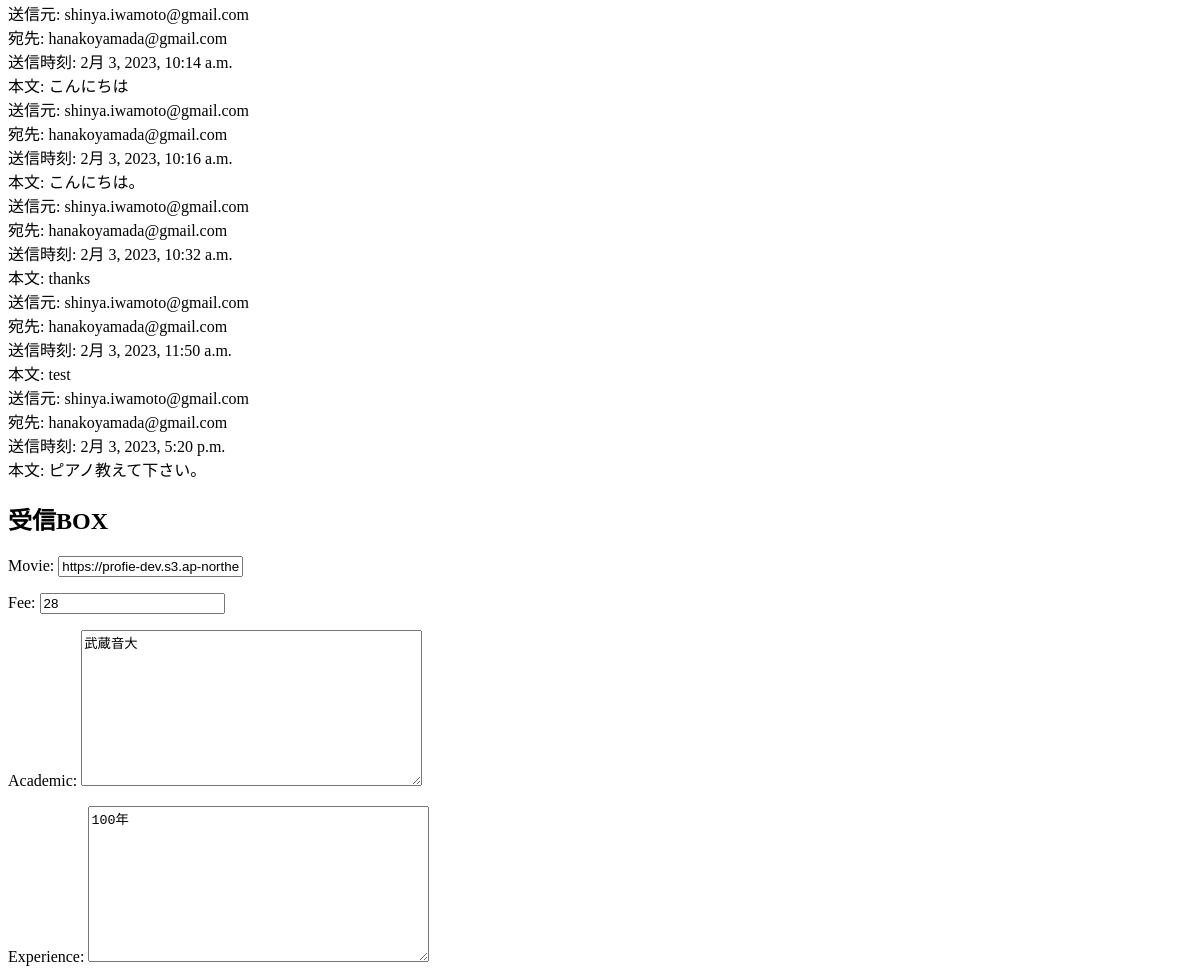
Page /music/6/detail/ (signed in, middle part) on the earlier database version.
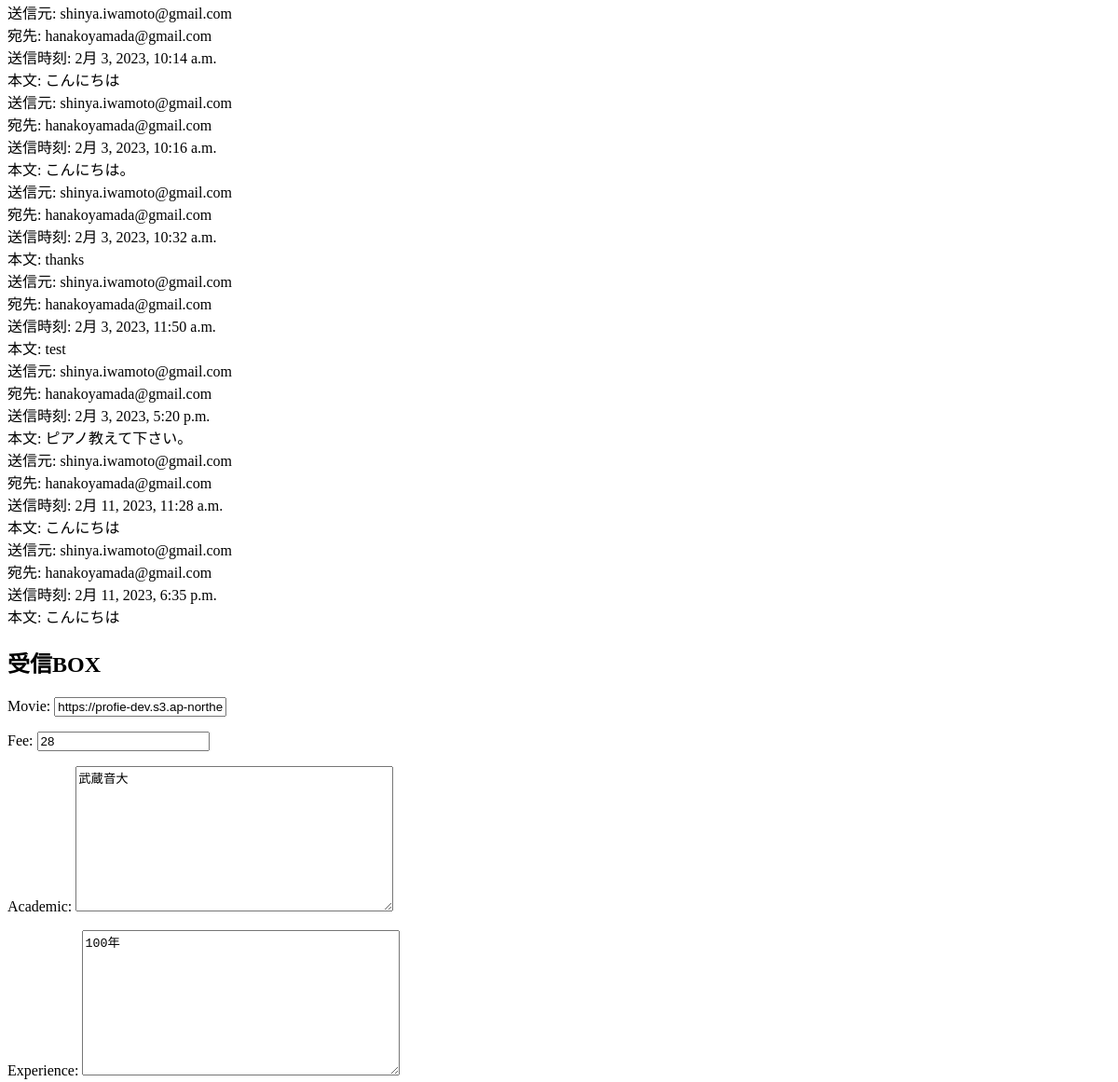
Same page on the later database version.
### music/models.py (models this page shows, shortened)
class DirectMessage(models.Model):
    sender = models.ForeignKey(
        settings.AUTH_USER_MODEL, related_name='sender',
        on_delete=models.CASCADE
    )
    receiver = models.ForeignKey(
        settings.AUTH_USER_MODEL, related_name='receiver',
        on_delete=models.CASCADE
    )
    message = models.CharField(verbose_name="メッセージ", max_length=200)
    created_at = models.DateTimeField(verbose_name="登録日時", auto_now_add=True)

class  Teacher(models.Model):
    movie = models.URLField(max_length=200, null=True, blank=True)
    fee = models.IntegerField( validators=[MinValueValidator(0), MaxValueValidator(100)] , null=True, blank=True)
    academic = models.TextField(max_length=500)
    experience = models.TextField(max_length=500)
    certificate = models.TextField(max_length=500)
    reputation = models.TextField(max_length=500, null=True, blank=True)
    message = models.TextField(max_length=500)
    oneword = models.TextField(max_length=500)
    lang = models.ManyToManyField(language, blank=True)
    pic = models.ForeignKey(teacher_picture, on_delete=models.CASCADE, null=True, blank=True)
    user_id = models.ForeignKey(User, on_delete=models.CASCADE, verbose_name='email',default="9999")
    teaching_inst   = models.ForeignKey(instrument, related_name="teaching_inst", on_delete=models.CASCADE, null=True, blank=True)
    year = models.IntegerField(null=True, blank=True)
    revel = models.IntegerField(null=True, blank=True)

### accounts/models.py (models this page shows, shortened)
class User(AbstractBaseUser, PermissionsMixin):
    email = models.EmailField(_('email address'), unique=True)
    first_name = models.CharField(_('first name'), max_length=30, blank=True)
    last_name = models.CharField(_('last name'), max_length=30, blank=True)
    city = models.CharField(_('city'), max_length=20, blank=True)
    introduction = models.TextField(_('introduction'), blank=True)
    image = models.ImageField(_('image'), blank=True, null=True)
    is_musician = models.BooleanField(verbose_name="音楽家である",default=False)
    is_staff = models.BooleanField(
        _('staff status'),
        default=False,
        help_text=_(
            'Designates whether the user can log into this admin site.'),
    )
    is_active = models.BooleanField(
        _('active'),
        default=True,
        help_text=_(
            'Designates whether this user should be treated as active. '
            'Unselect this instead of deleting accounts.'
        ),
    )
    date_joined = models.DateTimeField(_('date joined'), default=timezone.now)
    objects = UserManager()
    EMAIL_FIELD = 'email'
    USERNAME_FIELD = 'email'
    REQUIRED_FIELDS = []
    class Meta:
        verbose_name = _('user')
        verbose_name_plural = _('users')

### music/views.py (the view, shortened to what this page needs)
# urls.py: path('music/<int:pk>/detail/', views.DetailMusicView.as_view(),name='detail-music'),
class DetailMusicView(View):
    def get(self, request, pk, *args, **kwargs):
        context = {}
        teacher             = Teacher.objects.filter(id=pk).first()
        context["teacher"]  = teacher
        context["form"]     = TeacherForm(instance=context["teacher"])
        if request.user.is_musician:
            context["sender_messages"]      = DirectMessage.objects.filter( sender=request.user.id )
            context["receiver_messages"]    = DirectMessage.objects.filter( receiver=request.user.id )
        else:
            context["sender_messages"]      = DirectMessage.objects.filter( sender=request.user.id, receiver=teacher.user_id )
            context["receiver_messages"]    = DirectMessage.objects.filter( sender=teacher.user_id, receiver=request.user.id )
        context["students"]             = User.objects.filter(is_musician=False)
        return render(request,"music/music_detail.html" ,context)

### music/forms.py
class TeacherForm(forms.ModelForm):
    class Meta:
        model = Teacher
        fields = ["movie","fee","academic","experience","certificate","reputation","message","oneword","lang","year","revel","pic"]

### music/models.py (called while the page is built)
    def __str__(self):
        return self.language_name

### music/templates/music/music_detail.html (shortened to what this page needs)
<!DOCTYPE html>
<html lang='ja'>
<head>
</head>
<body>
    {% for sender_message in sender_messages %}
    <div>
        <div>送信元: {{ sender_message.sender }}</div>
        <div>宛先: {{ sender_message.receiver }}</div>
        <div>送信時刻: {{ sender_message.created_at }}</div>
        <div>本文: {{ sender_message.message }}</div>
    </div>
    {% endfor %}
    <h2>受信BOX</h2>
    <form action="{% url 'music:update-music' teacher.id %}" method="POST">
        {{ form.as_p }}
    </form>
  </body>
  </html>

Differences in the rows shown:
added DirectMessage: sender "shinya.iwamoto@gmail.com", receiver "hanakoyamada@gmail.com", created_at "2月 11, 2023, 11:28 a.m.", message "こんにちは"
added DirectMessage: sender "shinya.iwamoto@gmail.com", receiver "hanakoyamada@gmail.com", created_at "2月 11, 2023, 6:35 p.m.", message "こんにちは"
